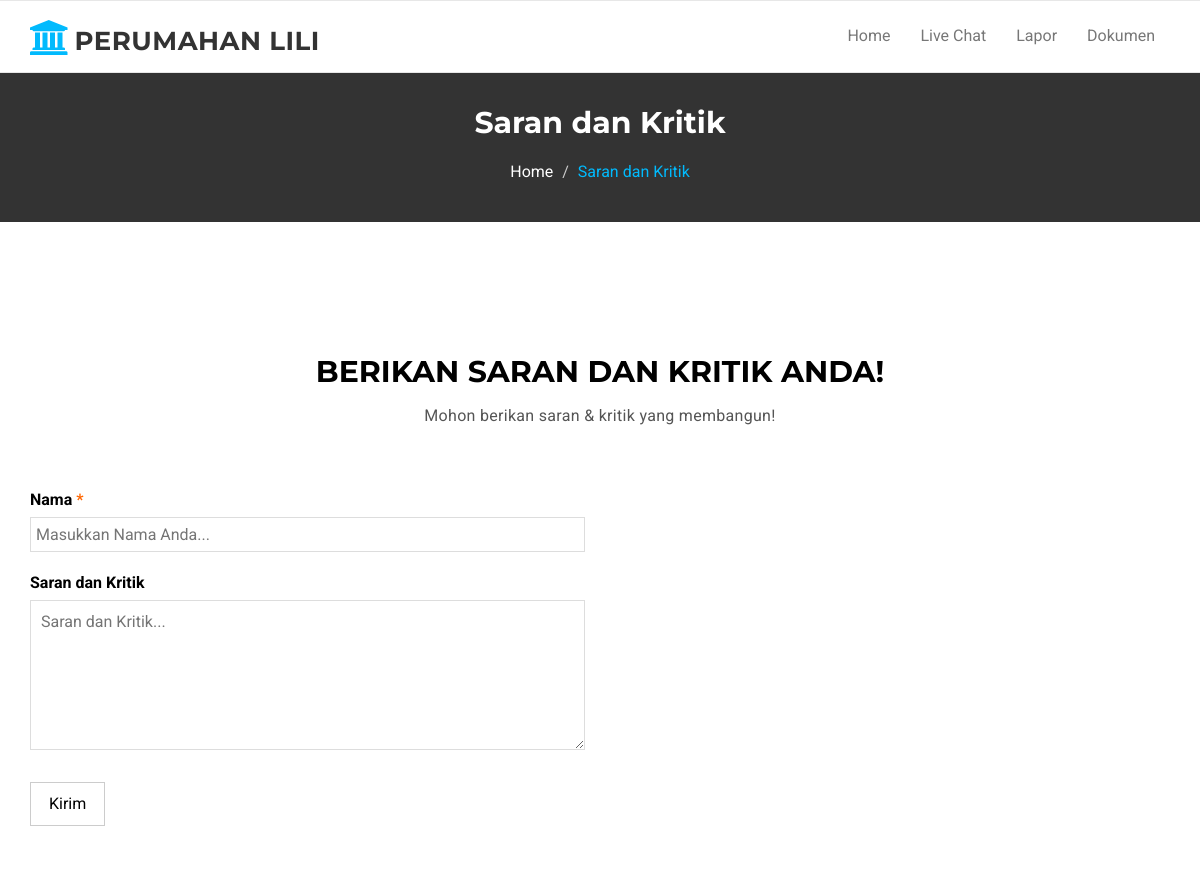
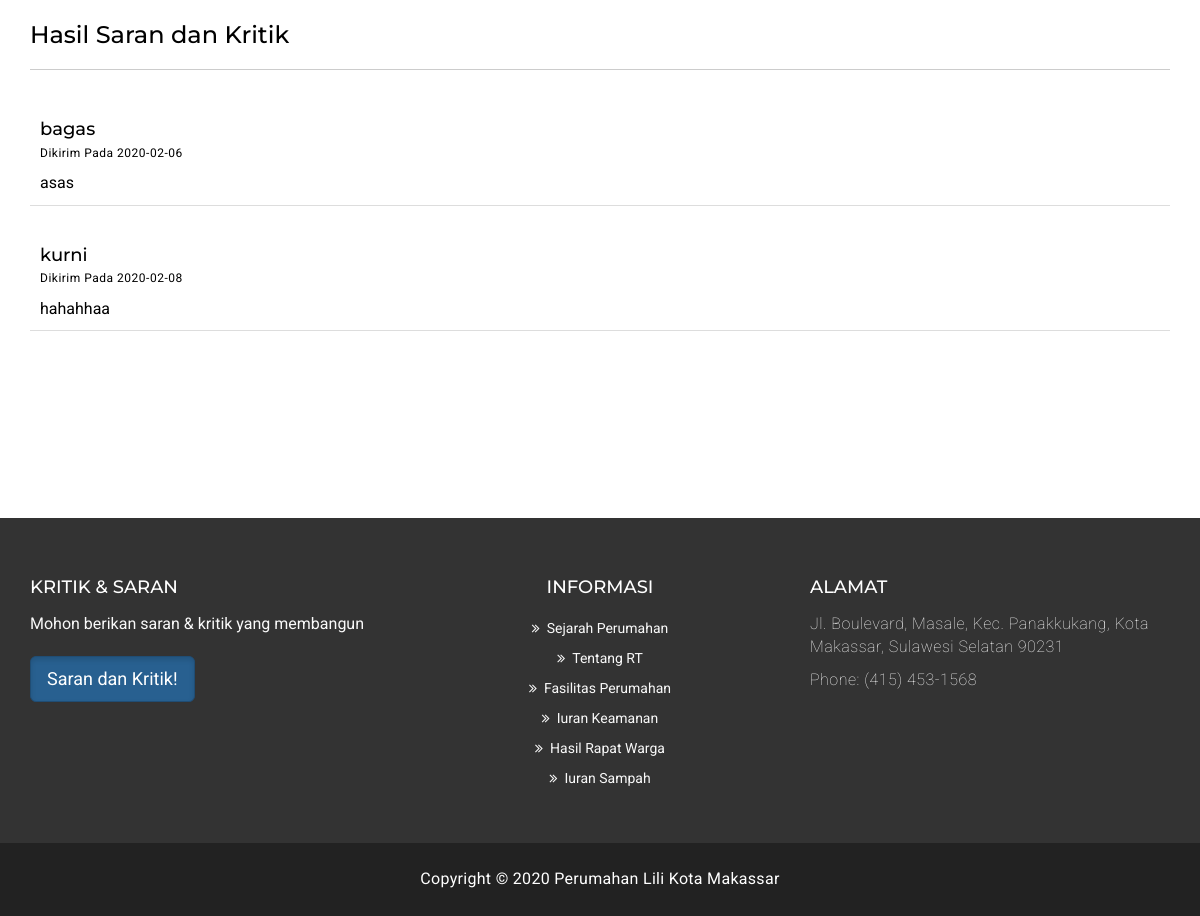
The app's page /saran_kritik.php with its own data (2 pictures, top to bottom).
### tables this page shows
CREATE TABLE `kritik_saran` (
  `id` int(11) NOT NULL,
  `nama` varchar(50) NOT NULL,
  `saran_kritik` varchar(1000) NOT NULL,
  `tanggal` date NOT NULL
);

### admin/functions.php (called while the page is built, shortened)
<?php
$conn = mysqli_connect("localhost","root","","perumahan");
function query($query){
	global $conn;
	$result 		= mysqli_query($conn,$query);
	$rows 			= [];
	while ($row 	= mysqli_fetch_assoc($result)) {
	$rows [] 		= $row;
	}
	return $rows;
}
 ?>

### saran_kritik.php (the view, shortened to what this page needs)
<?php
require './admin/functions.php';
$hasilInputan = query("SELECT * FROM kritik_saran");
 ?>
<!DOCTYPE html>
<html lang="en">
  <head>
    <link href="assets/css/font-awesome.css" rel="stylesheet">
    <link href="assets/css/bootstrap.css" rel="stylesheet">
    <link rel="stylesheet" type="text/css" href="assets/css/slick.css">
    <link rel="stylesheet" href="assets/css/jquery.fancybox.css" type="text/css" media="screen" />
    <link id="switcher" href="assets/css/theme-color/default-theme.css" rel="stylesheet">
    <link href="assets/css/style.css" rel="stylesheet">
  </head>
  <body>
  <section id="mu-menu">
    <nav class="navbar navbar-default fixed-top" role="navigation">
      <div class="container ">
        <div class="navbar-header">
          <a class="navbar-brand" href="index.php"><i class="fa fa-university"></i><span>Perumahan Lili</span></a>
        </div>
        <div id="navbar" class="navbar-collapse collapse">
          <ul id="top-menu" class="nav navbar-nav navbar-right main-nav">
            <li><a href="index.php">Home</a></li>
            <li><a href="chat/login.php">Live Chat</a></li>
            <li><a href="lapor/lapor.html">Lapor</a></li>
            <li><a href="dokumen.php">Dokumen</a></li>
          </ul>
        </div>
      </div>
    </nav>
  </section>
   <section id="mu-page-breadcrumb">
   <div class="container">
     <div class="row">
       <div class="col-md-12">
         <div class="mu-page-breadcrumb-area">
           <h2>Saran dan Kritik</h2>
           <ol class="breadcrumb">
            <li><a href="index.php">Home</a></li>
            <li class="active">Saran dan Kritik</li>
          </ol>
         </div>
       </div>
     </div>
   </div>
 </section>
 <section id="mu-contact">
   <div class="container">
     <div class="row">
       <div class="col-md-12">
         <div class="mu-contact-area">
          <div class="mu-title">
            <h2>Berikan Saran Dan Kritik Anda!</h2>
            <p>Mohon berikan saran & kritik yang membangun!</p>
          </div>
          <div class="mu-contact-content">
            <div class="row">
              <div class="col-md-6">
                <div class="mu-contact-left">
                  <form class="contactform" action="" method="post">
                    <p class="comment-form-author">
                      <label for="nama">Nama <span class="required">*</span></label>
                      <input type="text" placeholder="Masukkan Nama Anda..." required="required" size="30" value="" name="nama">
                    </p>
                    <p class="comment-form-comment">
                      <label for="saran">Saran dan Kritik</label>
                      <textarea required="required" placeholder="Saran dan Kritik..." aria-required="true" rows="8" cols="45" name="saran" ></textarea>
                    </p>
                    <p class="form-submit">
                      <input type="submit" value="Kirim" class="mu-post-btn" name="kirimSaran">
                    </p>
                  </form>
                </div>
              </div>
            </div>
          </div>
                <div class="row">
                  <div class="col-md-12">
                    <div class="mu-comments-area">
                      <h3>Hasil Saran dan Kritik</h3>
                      <div class="comments">
                        <ul class="commentlist">
                          <?php foreach ($hasilInputan as $hasil) :?>
                          <li>
                              <div class="media-body">
                               <h4 class="author-name"><?= $hasil["nama"] ; ?></h4>
                               <span class="comments-date"> Dikirim  Pada <?= $hasil["tanggal"] ; ?></span>
                               <p><?= $hasil["saran_kritik"] ; ?></p>
                              </div>
                          </li>
                          <?php endforeach; ?>
                        </ul>
                      </div>
                    </div>
                  </div>
                </div>
         </div>
       </div>
     </div>
   </div>
 </section>
  <footer id="mu-footer">
    <div class="mu-footer-top">
      <div class="container">
        <div class="mu-footer-top-area">
          <div class="row">
            <div class="col-lg-4 col-md-4 col-sm-4">
              <div class="mu-footer-widget">
                <h4>Kritik & Saran</h4>
                <p>Mohon berikan saran & kritik yang membangun</p>
                <form class="mu-subscribe-form">
                  <a href="kritik_saran.php" class="btn btn-primary btn-lg active" role="button" aria-pressed="true">Saran dan Kritik!</a>
                </form>
              </div>
            </div>
            <div class="col-lg-4 col-md-4 col-sm-4">
              <div class="mu-footer-widget">
                <center>
                <h4>Informasi</h4>
                <ul>
                  <li><a href="sejarah.php">Sejarah Perumahan</a></li>
                  <li><a href="tentang_rt.php">Tentang RT</a></li>
                  <li><a href="fasilitas_perumahan.php">Fasilitas Perumahan</a></li>
                  <li><a href="iuran_keamanan.php">Iuran Keamanan</a></li>
                  <li><a href="hasil_rapat.php">Hasil Rapat Warga</a></li>
                  <li><a href="iuran_sampah.php">Iuran Sampah</a></li>
                </ul>
                </center>
              </div>
            </div>
            <div class="col-lg-4 col-md-4 col-sm-4">
              <div class="mu-footer-widget">
                <h4>Alamat</h4>
                <address>
                  <p>Jl. Boulevard, Masale, Kec. Panakkukang, Kota Makassar, Sulawesi Selatan 90231</p>
                  <p>Phone: (415) 453-1568 </p>
                </address>
              </div>
            </div>
          </div>
        </div>
      </div>
    </div>
    <div class="mu-footer-bottom">
      <div class="container">
        <div class="mu-footer-bottom-area">
          <p><?php echo "Copyright © " . (int)date('Y') . " Perumahan Lili Kota Makassar"; ?></p>
        </div>
      </div>
    </div>
  </footer>
  </body>
</html>

### assets/css/theme-color/default-theme.css (style rules this page uses)
#mu-menu .navbar-header .navbar-brand i { color: #01bafd; }
#mu-page-breadcrumb .mu-page-breadcrumb-area .breadcrumb .active { color: #01bafd; }
.mu-comments-area { display: inline; float: left; width: 100%; margin-top: 20px; }
.mu-comments-area h3 { margin-bottom: 20px; padding: 20px; border-bottom: 1px solid #ccc; padding-left: 0; }

### records on screen
kritik_saran: nama "bagas", tanggal "2020-02-06", saran_kritik "asas"
kritik_saran: nama "kurni", tanggal "2020-02-08", saran_kritik "hahahhaa"
